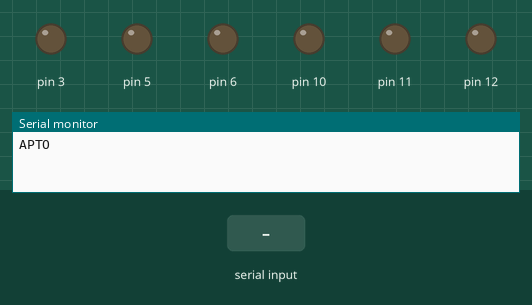
Recording of a sketch running on a simulated Arduino Uno, built with avr-gcc and run on an emulated ATmega328P. Parts: output pins drawn as LEDs (lit = HIGH), the last lines printed to the serial monitor. The inputs (shaded band) are chosen by the test bench.

Above: at 2.2 s.
2.3 s: "FRE" received over Serial
At 3.5 s:
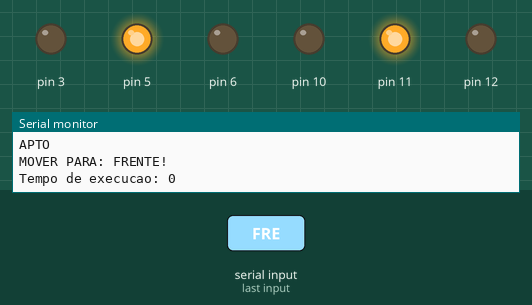
3.8 s: "DIR" received over Serial
At 4.2 s:
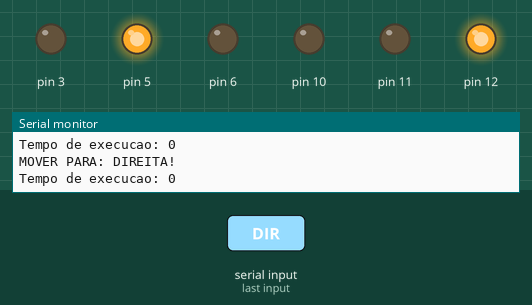
5.3 s: "TRA" received over Serial
At 6.5 s:
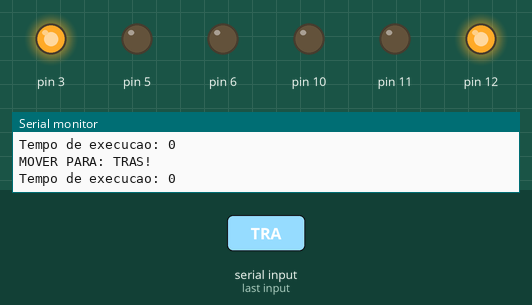
6.8 s: "ESQ" received over Serial
At 7.2 s:
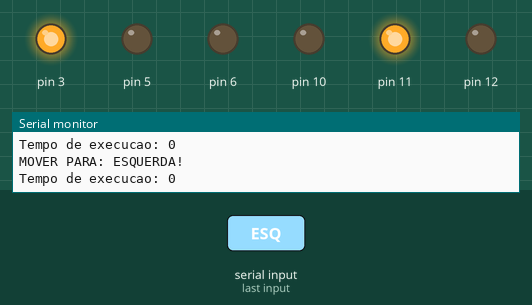
8.3 s: "PAR" received over Serial
At 9.0 s:
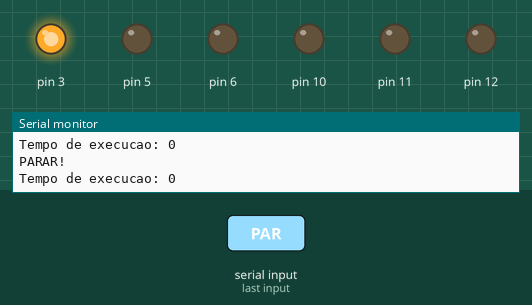
Timing chart, 0 to 10.8 s (numbered marks = the images above; inputs shaded):
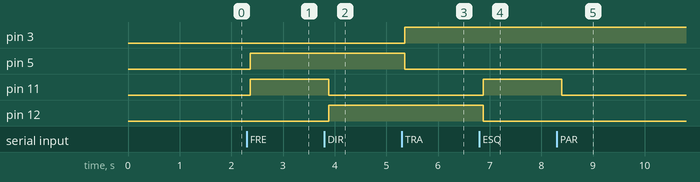

Measured:
- after the input at 2.3 s, pin 5, pin 11: LOW → HIGH after 0.07 s
- after the input at 3.8 s, pin 11: HIGH → LOW after 0.09 s; pin 12: LOW → HIGH after 0.09 s
- after the input at 5.3 s, pin 3: LOW → HIGH after 0.05 s; pin 5: HIGH → LOW after 0.05 s
- after the input at 6.8 s, pin 11: LOW → HIGH after 0.07 s; pin 12: HIGH → LOW after 0.07 s
- after the input at 8.3 s, pin 11: HIGH → LOW after 0.09 s

The sketch:

controle.ino
```cpp
/*
  Ponte H com led não funcionando - Lado Direito    |  Ponte H com led funcionando - Lado Esquerdo
    cs 4                                            |  cs 9
    inA 3                                           |  inA 11
    inB 5                                           |  inb 12
    pwm 6                                           |  pwm 10                     */


// Criando struct comandos da porta serial e uma variavel cmd do tipo comandos da porta serial struct
struct comandosDaPortaSerial
{
  String direcao;
  int velocidade;
  int tempo;
}cmd;

// Criando struct ponteH
struct ponteH
{
  int cs;
  int inA;
  int inB;
  int pwmPin;
};

// Criando ponteH direita e ponteH esquera do tipo ponteH struct, com seus conectores
ponteH ponteHEsquerda = { 4, 3 , 5 , 6 };
ponteH ponteHDireita = { 9, 11, 12, 10};

// Variavel global pwm
int pwm = 0;

// Variavel que armazena a palavra de 10 caracteres lida na porta serial
String palavraSerial = "";

// Definindo a comunicacao serial e setando os pinos das ponteH's
void setup()
{
  Serial.begin(115200);
  delay(1000);
  Serial.println("APTO");

  pinMode(ponteHDireita.inA, OUTPUT);
  pinMode(ponteHDireita.inB, OUTPUT);
  pinMode(ponteHDireita.pwmPin, OUTPUT);
  pinMode(ponteHEsquerda.inA, OUTPUT);
  pinMode(ponteHEsquerda.inB, OUTPUT);
  pinMode(ponteHEsquerda.pwmPin, OUTPUT);
}

// Le a porta serial, muda os valores de cmd (comando) e pwm para os novos valores lidos e chama a funcao mover.
void loop()
{
  lerSerial();
  setCmd();
  delay(50);
  setPwm(cmd.velocidade);
  mover();
}
```

cmdSerial.ino
```cpp
// Lendo 10 caracteres da porta serial e armazenando em palavraSerial
void lerSerial(){
  char vetorSerial[12];
  palavraSerial = "";

  for(int i=0; i<10; i++)
  {
    palavraSerial = "";
    vetorSerial[i] = Serial.read();
  }
  for(int i=0; i<12; i++)
  {
     palavraSerial += vetorSerial[i];
  }
}

// Mudando o valor de pwm para o valor lido na serial
void setPwm(float vel)
{
  if ((vel > 0) && (vel <=100))
  {
  vel = vel/100.00;
    pwm =  255*vel;
    Serial.print("Pwm alterado para: ");
    Serial.println(pwm);
  }
  else
  {
    pwm = 0;
  }
}

// Atribuindo as partes da palavraSerial que correspondem a direcao, velocidade e tempo
void setCmd()
{
  cmd.direcao = palavraSerial.substring(0,3);
  cmd.velocidade = palavraSerial.substring(3,6).toInt();
  cmd.tempo = palavraSerial.substring(6,10).toInt();
}
```

motores.ino
```cpp
// Ordenando a movimentacao do robo na direcao lida na serial
void mover()
{
  if (cmd.direcao == "FRE")
  {
    frente();
    Serial.print("Tempo de execucao: ");
    Serial.println(cmd.tempo);
    delay(cmd.tempo);
  }

  else if (cmd.direcao == "DIR")
  {
    direita();
    Serial.print("Tempo de execucao: ");
    Serial.println(cmd.tempo);
    delay(cmd.tempo);
  }

  else if (cmd.direcao == "TRA")
  {
    tras();
    Serial.print("Tempo de execucao: ");
    Serial.println(cmd.tempo);
    delay(cmd.tempo);
  }

  else if (cmd.direcao == "ESQ")
  {
    esquerda();
    Serial.print("Tempo de execucao: ");
    Serial.println(cmd.tempo);
    delay(cmd.tempo);
  }

  else if (cmd.direcao == "PAR")
  {
    parar();
    Serial.print("Tempo de execucao: ");
    Serial.println(cmd.tempo);
    delay(cmd.tempo);
  }

  // Comandos especiais 1, 2 e 3 (CE1, CE2 E CE3)
  else if (cmd.direcao == "CE1")
  {
    //comando
    Serial.print("Tempo de execucao: ");
    Serial.println(cmd.tempo);
    delay(cmd.tempo);
  }

  else if (cmd.direcao == "CE2")
  {
    //comando
    Serial.print("Tempo de execucao: ");
    Serial.println(cmd.tempo);
    delay(cmd.tempo);
  }

  else if (cmd.direcao == "CE3")
  {
    //comando
    Serial.print("Tempo de execucao: ");
    Serial.println(cmd.tempo);
    delay(cmd.tempo);
  }
}

// ----------------------------------------------------------------------------------------------------------------------------------------------------------------------------------------- //

// Funcao para mover os motores direitos para frente
void ladoDireitoParaFrente()
{
  digitalWrite(ponteHDireita.inA, HIGH);
  digitalWrite(ponteHDireita.inB, LOW);
  analogWrite(ponteHDireita.pwmPin, pwm);
}

// Funcao para mover os motores esquerdos para frente
void ladoEsquerdoParaFrente()
{
  digitalWrite(ponteHEsquerda.inA, LOW);
  digitalWrite(ponteHEsquerda.inB, HIGH);
  analogWrite(ponteHEsquerda.pwmPin, pwm);
}

// Funcao para mover os motores direitos para tras
void ladoDireitoParaTras()
{
  digitalWrite(ponteHDireita.inA, LOW);
  digitalWrite(ponteHDireita.inB, HIGH);
  analogWrite(ponteHDireita.pwmPin, pwm);
}

// Funcao para parar os motores direitos
void ladoDireitoParar()
{
  digitalWrite(ponteHDireita.inA, LOW);
  digitalWrite(ponteHDireita.inB, LOW);
  analogWrite(ponteHDireita.pwmPin, pwm);
}

// Funcao para parar os motores esquerdos
void ladoEsquerdoParar()
{
  digitalWrite(ponteHDireita.inA, LOW);
  digitalWrite(ponteHDireita.inB, LOW);
  analogWrite(ponteHDireita.pwmPin, pwm);
}

// Funcao para mover os motores esquerdos para tras
void ladoEsquerdoParaTras()
{
  digitalWrite(ponteHEsquerda.inA, HIGH);
  digitalWrite(ponteHEsquerda.inB, LOW);
  analogWrite(ponteHEsquerda.pwmPin, pwm);
}

// ----------------------------------------------------------------------------------------------------------------------------------------------------------------------------------------- //

// Funcao para mover o robo para frente
void frente()
{
  ladoDireitoParaFrente();
  ladoEsquerdoParaFrente();
  Serial.println("MOVER PARA: FRENTE!");
}

// Funcao para mover o robo para tras
void tras()
{
  ladoDireitoParaTras();
  ladoEsquerdoParaTras();
  Serial.println("MOVER PARA: TRAS!");
}

// Funcao para mover o robo para esquerda
void esquerda()
{
  ladoDireitoParaFrente();
  ladoEsquerdoParaTras();
  Serial.println("MOVER PARA: ESQUERDA!");
}

// Funcao para mover o robo para direita
void direita()
{
  ladoDireitoParaTras();
  ladoEsquerdoParaFrente();
  Serial.println("MOVER PARA: DIREITA!");
}

// Funcao para parar o robo
void parar()
{
  ladoDireitoParar();
  ladoEsquerdoParar();
  Serial.println("PARAR!");
}
```
